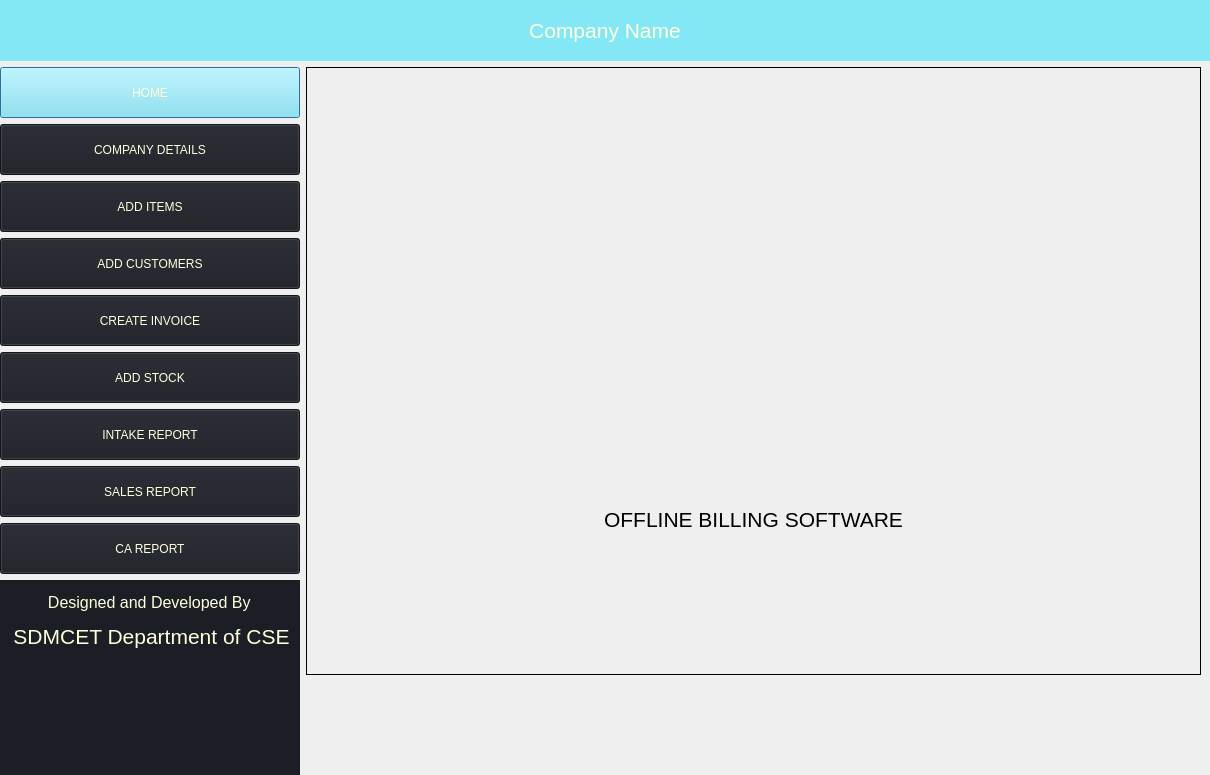
<?xml version="1.0" encoding="UTF-8"?>
<ui version="4.0">
 <class>Dialog</class>
 <widget class="QDialog" name="Dialog">
  <property name="geometry">
   <rect>
    <x>0</x>
    <y>0</y>
    <width>1210</width>
    <height>775</height>
   </rect>
  </property>
  <property name="minimumSize">
   <size>
    <width>800</width>
    <height>600</height>
   </size>
  </property>
  <property name="maximumSize">
   <size>
    <width>4096</width>
    <height>1920</height>
   </size>
  </property>
  <property name="windowTitle">
   <string>Dialog</string>
  </property>
  <layout class="QGridLayout" name="gridLayout_2">
   <property name="leftMargin">
    <number>0</number>
   </property>
   <property name="topMargin">
    <number>0</number>
   </property>
   <property name="rightMargin">
    <number>0</number>
   </property>
   <property name="bottomMargin">
    <number>0</number>
   </property>
   <item row="0" column="0" colspan="2">
    <widget class="QLabel" name="label">
     <property name="minimumSize">
      <size>
       <width>239</width>
       <height>61</height>
      </size>
     </property>
     <property name="maximumSize">
      <size>
       <width>4096</width>
       <height>61</height>
      </size>
     </property>
     <property name="styleSheet">
      <string notr="true">background-color: rgb(132, 231, 245); color: rgb(255, 255, 221)</string>
     </property>
     <property name="text">
      <string>&lt;html&gt;&lt;head/&gt;&lt;body&gt;&lt;p align=&quot;center&quot;&gt;&lt;span style=&quot; font-size:16pt;&quot;&gt;Company Name&lt;/span&gt;&lt;/p&gt;&lt;/body&gt;&lt;/html&gt;</string>
     </property>
    </widget>
   </item>
   <item row="2" column="1">
    <spacer name="verticalSpacer">
     <property name="orientation">
      <enum>Qt::Vertical</enum>
     </property>
     <property name="sizeType">
      <enum>QSizePolicy::Fixed</enum>
     </property>
     <property name="sizeHint" stdset="0">
      <size>
       <width>20</width>
       <height>100</height>
      </size>
     </property>
    </spacer>
   </item>
   <item row="1" column="0" rowspan="2">
    <widget class="QWidget" name="widget_2" native="true">
     <property name="minimumSize">
      <size>
       <width>271</width>
       <height>800</height>
      </size>
     </property>
     <property name="maximumSize">
      <size>
       <width>300</width>
       <height>1920</height>
      </size>
     </property>
     <layout class="QVBoxLayout" name="verticalLayout">
      <property name="leftMargin">
       <number>0</number>
      </property>
      <property name="topMargin">
       <number>0</number>
      </property>
      <property name="rightMargin">
       <number>0</number>
      </property>
      <property name="bottomMargin">
       <number>0</number>
      </property>
      <item>
       <widget class="QPushButton" name="homeBtn">
        <property name="minimumSize">
         <size>
          <width>239</width>
          <height>51</height>
         </size>
        </property>
        <property name="styleSheet">
         <string notr="true">background-color: rgb(132, 231, 245); color: rgb(255, 255, 221)</string>
        </property>
        <property name="text">
         <string>HOME</string>
        </property>
        <property name="icon">
         <iconset theme="home">
          <normaloff>../</normaloff>../</iconset>
        </property>
       </widget>
      </item>
      <item>
       <widget class="QPushButton" name="companyBtn">
        <property name="minimumSize">
         <size>
          <width>239</width>
          <height>51</height>
         </size>
        </property>
        <property name="styleSheet">
         <string notr="true">background-color:  rgb(27, 30, 36); color: rgb(255, 255, 221)</string>
        </property>
        <property name="text">
         <string>COMPANY DETAILS</string>
        </property>
       </widget>
      </item>
      <item>
       <widget class="QPushButton" name="addItemsBtn">
        <property name="minimumSize">
         <size>
          <width>239</width>
          <height>51</height>
         </size>
        </property>
        <property name="styleSheet">
         <string notr="true">background-color:  rgb(27, 30, 36); color: rgb(255, 255, 221)</string>
        </property>
        <property name="text">
         <string>ADD ITEMS</string>
        </property>
       </widget>
      </item>
      <item>
       <widget class="QPushButton" name="addCustomersBtn">
        <property name="minimumSize">
         <size>
          <width>239</width>
          <height>51</height>
         </size>
        </property>
        <property name="styleSheet">
         <string notr="true">background-color:  rgb(27, 30, 36); color: rgb(255, 255, 221)</string>
        </property>
        <property name="text">
         <string>ADD CUSTOMERS</string>
        </property>
       </widget>
      </item>
      <item>
       <widget class="QPushButton" name="createInvoiceBtn">
        <property name="minimumSize">
         <size>
          <width>239</width>
          <height>51</height>
         </size>
        </property>
        <property name="styleSheet">
         <string notr="true">background-color:  rgb(27, 30, 36); color: rgb(255, 255, 221)</string>
        </property>
        <property name="text">
         <string>CREATE INVOICE</string>
        </property>
       </widget>
      </item>
      <item>
       <widget class="QPushButton" name="addStockBtn">
        <property name="minimumSize">
         <size>
          <width>239</width>
          <height>51</height>
         </size>
        </property>
        <property name="styleSheet">
         <string notr="true">background-color:  rgb(27, 30, 36); color: rgb(255, 255, 221)</string>
        </property>
        <property name="text">
         <string>ADD STOCK</string>
        </property>
       </widget>
      </item>
      <item>
       <widget class="QPushButton" name="stockDetailsBtn">
        <property name="minimumSize">
         <size>
          <width>239</width>
          <height>51</height>
         </size>
        </property>
        <property name="styleSheet">
         <string notr="true">background-color:  rgb(27, 30, 36); color: rgb(255, 255, 221)</string>
        </property>
        <property name="text">
         <string>INTAKE REPORT</string>
        </property>
       </widget>
      </item>
      <item>
       <widget class="QPushButton" name="salesReportBtn">
        <property name="minimumSize">
         <size>
          <width>239</width>
          <height>51</height>
         </size>
        </property>
        <property name="styleSheet">
         <string notr="true">background-color:  rgb(27, 30, 36); color: rgb(255, 255, 221)</string>
        </property>
        <property name="text">
         <string>SALES REPORT</string>
        </property>
       </widget>
      </item>
      <item>
       <widget class="QPushButton" name="caReportBtn">
        <property name="minimumSize">
         <size>
          <width>239</width>
          <height>51</height>
         </size>
        </property>
        <property name="styleSheet">
         <string notr="true">background-color:  rgb(27, 30, 36); color: rgb(255, 255, 221)</string>
        </property>
        <property name="text">
         <string>CA REPORT</string>
        </property>
       </widget>
      </item>
      <item>
       <widget class="QLabel" name="label_2">
        <property name="minimumSize">
         <size>
          <width>239</width>
          <height>200</height>
         </size>
        </property>
        <property name="maximumSize">
         <size>
          <width>16777215</width>
          <height>400</height>
         </size>
        </property>
        <property name="styleSheet">
         <string notr="true">background-color: rgb(27, 30, 36); color: rgb(255, 255, 221);padding-top:10px</string>
        </property>
        <property name="text">
         <string>&lt;html&gt;&lt;head/&gt;&lt;body&gt;&lt;p align=&quot;center&quot;&gt;&lt;span style=&quot; font-size:12pt;&quot;&gt;Designed and Developed By &lt;/span&gt;&lt;/p&gt;&lt;p align=&quot;center&quot;&gt;&lt;span style=&quot; font-size:16pt;&quot;&gt;SDMCET Department of CSE&lt;/span&gt;&lt;/p&gt;&lt;/body&gt;&lt;/html&gt;</string>
        </property>
        <property name="scaledContents">
         <bool>true</bool>
        </property>
        <property name="alignment">
         <set>Qt::AlignLeading|Qt::AlignLeft|Qt::AlignTop</set>
        </property>
        <property name="wordWrap">
         <bool>true</bool>
        </property>
       </widget>
      </item>
     </layout>
    </widget>
   </item>
   <item row="1" column="1">
    <widget class="QFrame" name="frame">
     <property name="styleSheet">
      <string notr="true">border: 1px solid;margin-right: 9px;</string>
     </property>
     <layout class="QVBoxLayout" name="verticalLayout_2">
      <property name="leftMargin">
       <number>9</number>
      </property>
      <property name="topMargin">
       <number>9</number>
      </property>
      <property name="rightMargin">
       <number>9</number>
      </property>
      <property name="bottomMargin">
       <number>9</number>
      </property>
      <item alignment="Qt::AlignHCenter">
       <widget class="QLabel" name="label_3">
        <property name="maximumSize">
         <size>
          <width>16777215</width>
          <height>16777215</height>
         </size>
        </property>
        <property name="styleSheet">
         <string notr="true">border:none;margin:0</string>
        </property>
        <property name="text">
         <string/>
        </property>
        <property name="pixmap">
         <pixmap>logo.jpg</pixmap>
        </property>
        <property name="scaledContents">
         <bool>true</bool>
        </property>
       </widget>
      </item>
      <item>
       <widget class="QLabel" name="label_4">
        <property name="styleSheet">
         <string notr="true">border:none;margin:0</string>
        </property>
        <property name="text">
         <string>&lt;html&gt;&lt;head/&gt;&lt;body&gt;&lt;p align=&quot;center&quot;&gt;&lt;span style=&quot; font-size:16pt;&quot;&gt;OFFLINE BILLING SOFTWARE&lt;/span&gt;&lt;/p&gt;&lt;/body&gt;&lt;/html&gt;</string>
        </property>
       </widget>
      </item>
     </layout>
    </widget>
   </item>
  </layout>
 </widget>
 <tabstops>
  <tabstop>homeBtn</tabstop>
  <tabstop>companyBtn</tabstop>
  <tabstop>addItemsBtn</tabstop>
  <tabstop>createInvoiceBtn</tabstop>
  <tabstop>addStockBtn</tabstop>
  <tabstop>stockDetailsBtn</tabstop>
  <tabstop>caReportBtn</tabstop>
 </tabstops>
 <resources>
  <include location="logo.qrc"/>
 </resources>
 <connections/>
</ui>
